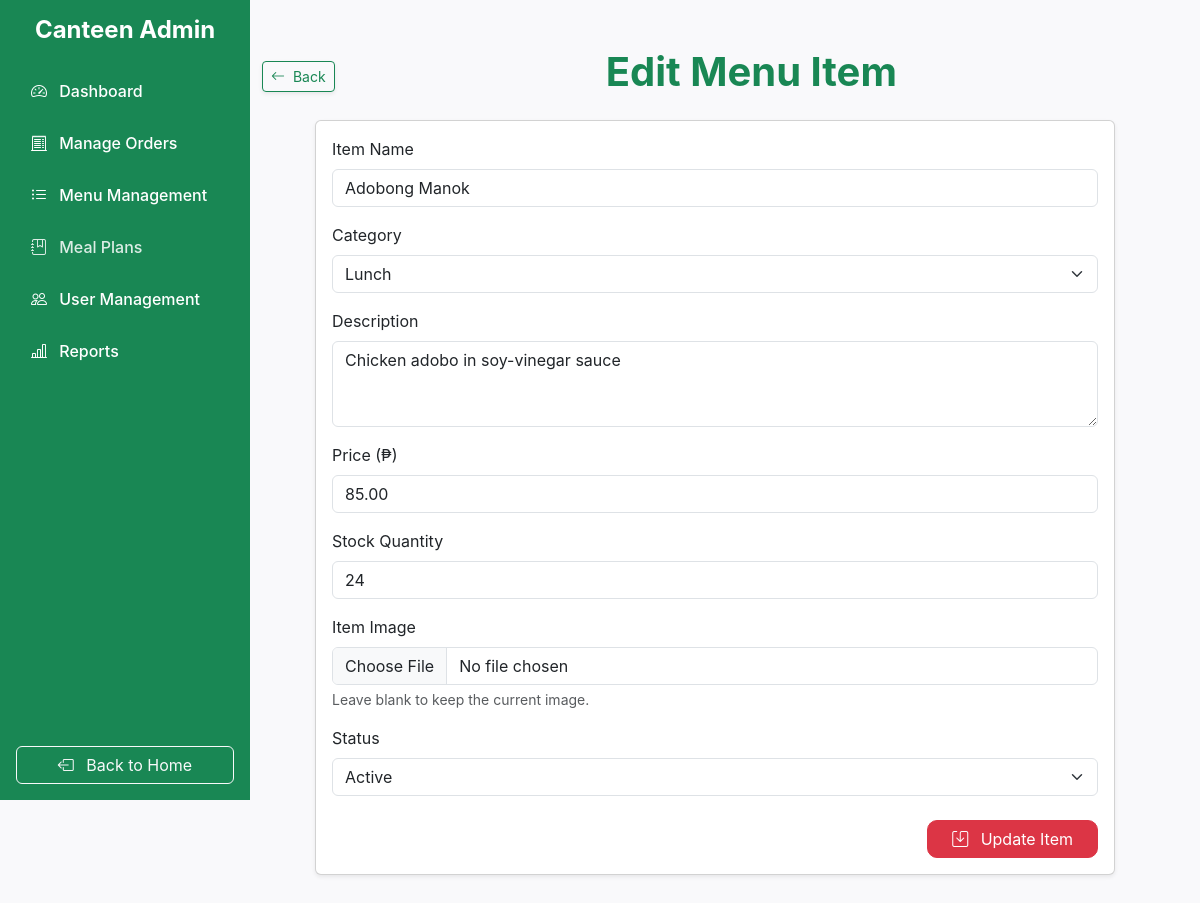
The page /pages/admin-pages/edit_menu_item.php?id=20 (signed in) on the database its author committed.
### tables this page shows
CREATE TABLE IF NOT EXISTS `menu_items` (
  `item_id` INT NOT NULL AUTO_INCREMENT,
  `item_name` VARCHAR(100) NOT NULL,
  `category` ENUM('Breakfast', 'Lunch', 'Snack', 'Beverage') NULL DEFAULT NULL,
  `price` DECIMAL(10,2) NOT NULL,
  `stock` INT NOT NULL,
  `description` TEXT NULL DEFAULT NULL,
  `image` VARCHAR(100) NULL DEFAULT NULL,
  `status` ENUM('active', 'inactive') NULL DEFAULT 'active',
  PRIMARY KEY (`item_id`));

### pages/admin-pages/edit_menu_item.php (the view, shortened to what this page needs)
<?php
    include('../../includes/sidebar.php');
?>
<main class="admin-content container my-5 fullHeight d-flex flex-column align-items-center justify-content-start">
    <div class="d-flex justify-content-between align-items-center w-100 mb-3">
        <div class="d-flex align-items-center gap-2">
            <a href="manage_menu.php" class="btn btn-outline-success btn-sm shadow-sm">
                <i class="bi bi-arrow-left me-1"></i> Back
            </a>
        </div>
        <h1 class="text-center flex-grow-1 fw-bold text-success">Edit Menu Item</h1>
    </div>
    <div class="card shadow-sm w-100" style="max-width: 800px;">
        <div class="card-body">
            <?php
                include('../../config/db.php');
                if (isset($_GET['id'])) {
                    $itemId = intval($_GET['id']);
                    $stmt = $conn->prepare("SELECT * FROM menu_items WHERE item_id = ?");
                    $stmt->bind_param("i", $itemId);
                    $stmt->execute();
                    $result = $stmt->get_result();
                    if ($result->num_rows > 0) {
                        $menuItem = $result->fetch_assoc();
                    } else {
                        echo "<div class='alert alert-danger'>Menu item not found.</div>";
                        exit();
                    }
                } else {
                    echo "<div class='alert alert-danger'>Invalid request.</div>";
                    exit();
                }
            ?>
            <form class="needs-validation" id="editMenuForm" method="POST" enctype="multipart/form-data" novalidate>
                <div class="mb-3">
                    <label for="item_name" class="form-label">Item Name</label>
                    <input type="text" class="form-control" id="item_name" name="item_name" value="<?php echo htmlspecialchars($menuItem['item_name']); ?>" required minlength="2">
                </div>
                <div class="mb-3">
                    <label for="category" class="form-label">Category</label>
                    <select class="form-select" id="category" name="category" required>
                        <option value="Lunch" <?php if ($menuItem['category'] === 'Lunch') echo 'selected'; ?>>Lunch</option>
                    </select>
                </div>
                <div class="mb-3">
                    <label for="description" class="form-label">Description</label>
                    <textarea class="form-control" id="description" name="description" rows="3" minlength="15" required><?php echo htmlspecialchars($menuItem['description']); ?></textarea>
                </div>
                <div class="mb-3">
                    <label for="price" class="form-label">Price (₱)</label>
                    <input type="number" step="0.01" class="form-control" id="price" name="price" value="<?php echo htmlspecialchars($menuItem['price']); ?>" required>
                </div>
                <div class="mb-3">
                    <label for="stock" class="form-label">Stock Quantity</label>
                    <input type="number" class="form-control" id="stock" name="stock" value="<?php echo htmlspecialchars($menuItem['stock']); ?>" min="1" required>
                </div>
                <div class="mb-3">
                    <label for="image" class="form-label">Item Image</label>
                    <input type="file" class="form-control" id="image" name="image" accept="image/*">
                    <div class="form-text">Leave blank to keep the current image.</div>
                </div>
                <div class="mb-3">
                    <label for="status" class="form-label">Status</label>
                    <select class="form-select" id="status" name="status" required>
                        <option value="active" <?php if ($menuItem['status'] === 'active') echo 'selected'; ?>>Active</option>
                    </select>
                </div>
                <div class="text-end mt-4">
                    <button type="submit" class="btn btn-danger px-4">
                        <i class="bi bi-save me-2"></i> Update Item
                    </button>
                </div>
            </form>
        </div>
    </div>
</main>
<?php include('../../includes/closing.php'); ?>

### assets/css/admin.css (style rules this page uses)
.fullHeight { min-height: 85vh; }
.btn-danger { border-radius: 10px; }
body { margin: 0; font-family: "Inter", sans-serif; background-color: #f9f9fb; }
.admin-content { margin-left: 250px; margin-right: 20px; width: calc(100% - 250px); }

### rows shown on the page
menu_items: item_name "Adobong Manok", category "Lunch", description "Chicken adobo in soy-vinegar sauce", price "85.00", stock "24", status "Active"
